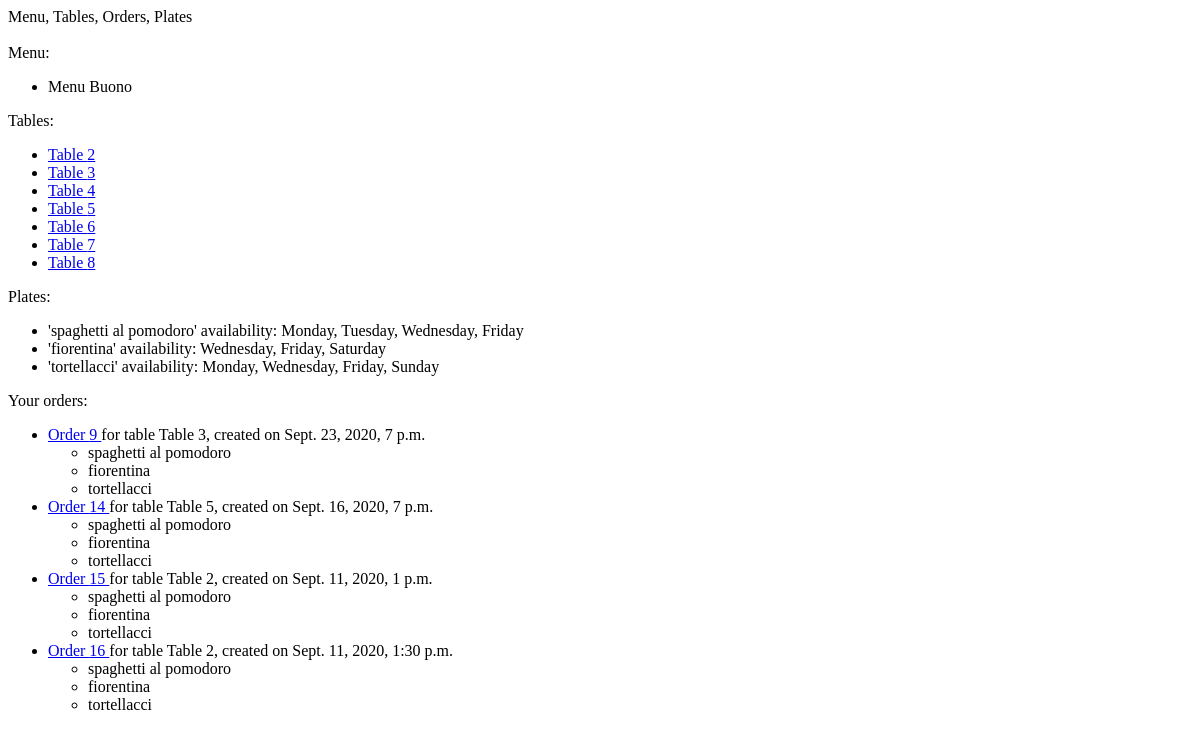
Page /restaurantAdmin/ (signed in) on the earlier database version.
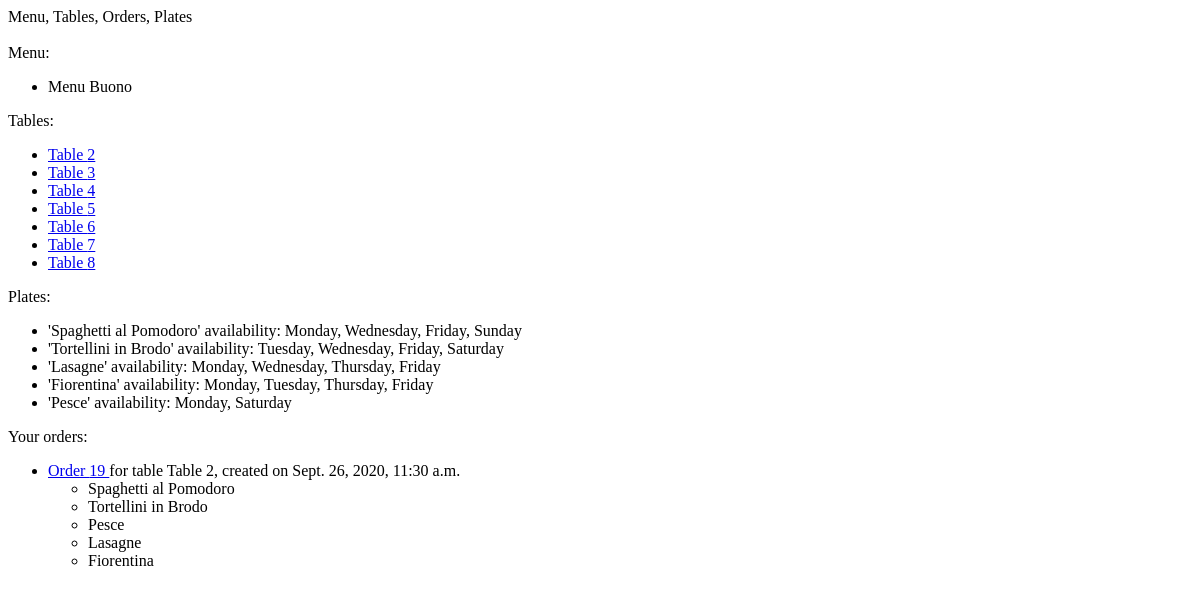
Same page on the later database version.
### table_mgmt/models.py (models this page shows, shortened)
class Menu(models.Model):
    code = models.AutoField(primary_key=True)
    description = models.CharField(max_length=100)

class Table(models.Model):
    number = models.IntegerField(primary_key=True, validators=[MinValueValidator(0)])
    def __str__(self):
        return 'Table {}'.format(self.number)

class Plate(models.Model):
    code = models.AutoField(primary_key=True)
    name = models.CharField(max_length=50)
    monday = models.BooleanField(default=False)
    tuesday = models.BooleanField(default=False)
    wednesday = models.BooleanField(default=False)
    thursday = models.BooleanField(default=False)
    friday = models.BooleanField(default=False)
    saturday = models.BooleanField(default=False)
    sunday = models.BooleanField(default=False)
    description = models.CharField(max_length=100)
    price = models.FloatField()
    available = models.BooleanField(default=True)
    menu = models.ForeignKey(Menu, on_delete=models.CASCADE)
    @property
    def days(self):
        days_availability = []
        if self.monday:
            days_availability.append('Monday')
        if self.tuesday:
            days_availability.append('Tuesday')
        if self.wednesday:
            days_availability.append('Wednesday')
        if self.thursday:
            days_availability.append('Thursday')
        if self.friday:
            days_availability.append('Friday')
        if self.saturday:
            days_availability.append('Saturday')
        if self.sunday:
            days_availability.append('Sunday')
        return days_availability

class Order(models.Model):
    table = models.ForeignKey(Table, on_delete=models.CASCADE)
    date = models.DateTimeField()
    client = models.ForeignKey(User, on_delete=models.CASCADE, related_name='client')
    waiter = models.ForeignKey(User, on_delete=models.CASCADE, related_name='waiter')
    seats = models.IntegerField()
    plates = models.ManyToManyField(Plate, through='PlateDetails')
    password = models.CharField(max_length=100)
    class Meta:
        unique_together = (("table", "date"))
    def __str__(self):
        return 'Order {}'.format(self.id)

### table_mgmt/viewsClass/ManagerClass.py (called while the page is built)
def check_group(user):
    if user.groups.filter(name='admin').exists() or user.groups.filter(name='waiters').exists():
        return True
    else:
        return False

    def call_check(self, request):
        self.user = User.objects.filter(username=request.user.username).first()
        if not self.user:
            self.user = AnonymousUser()
        try:
            callback = getattr(self, "do_%s" % request.method)
        except AttributeError:
            allowed_methods = [m.lstrip("do_") for m in dir(self) if m.startswith("do_")]
            return HttpResponseNotAllowed(allowed_methods)
        return callback()

### table_mgmt/viewsClass/ResClass.py (called while the page is built)
    def __call__(self, request):
        self.request = request
        return self.call_check(self.request)

### table_mgmt/templates/table_mgmt/restaurant.html (shortened to what this page needs)
{% extends "base.html" %}
{% block content %}
{{ content }}
<br />
<br />
Menu:
<br />
<ul>
{% if menu.can_view %}
        {% for m in menu.data %}
            <li>{{ m.description }}</li>
        {% endfor %}
    {% endif %}
</ul>
Tables:
<br />
<ul>
    {% if tables.can_view %}
        {% for table in tables.data %}
        <li><a href={% url 'table_mgmt:createOrder' table=table.number %} title="Click to create a new order for this table" >Table {{ table.number }}</a></li>
        {% endfor %}
    {% endif %}
</ul>
Plates:
<br />
<ul>
    {% if plates.can_view %}
        {% for plate in plates.data %}
            <li>'{{ plate.name }}' availability: {{ plate.days|join:", " }}</li>
        {% endfor %}
    {% endif %}
</ul>
Your orders:
<ul>
    {% if orders.can_view %}
        {% for order in orders.data %}
    <li><a href={% url 'table_mgmt:updateOrder' order_id=order.id %} title="Click to modify the order">Order {{ order.id }} </a> for table {{ order.table }}, created on {{ order.date }}<br />
        <ul>
            {% for plate in order.plates.all %}
                <li>{{plate.name}}</li>
            {% endfor %}
        </ul>
    </li>
        {% endfor %}
    {% endif %}
</ul>
{% endblock %}

### table_mgmt/templates/base.html (shortened to what this page needs)
<!DOCTYPE html>
<html lang="en">
<head>
</head>
<body>
{% block content %}{% endblock %}
</body>
</html>

Differences in the rows shown:
removed Plate: name "spaghetti al pomodoro", days "Monday, Tuesday, Wednesday, Friday"
removed Plate: name "fiorentina", days "Wednesday, Friday, Saturday"
removed Plate: name "tortellacci", days "Monday, Wednesday, Friday, Sunday"
removed Order: id "9", table "Table 3", date "Sept. 23, 2020, 7 p.m."
removed Order: id "14", table "Table 5", date "Sept. 16, 2020, 7 p.m."
removed Order: id "15", table "Table 2", date "Sept. 11, 2020, 1 p.m."
removed Order: id "16", table "Table 2", date "Sept. 11, 2020, 1:30 p.m."
added Plate: name "Spaghetti al Pomodoro", days "Monday, Wednesday, Friday, Sunday"
added Plate: name "Tortellini in Brodo", days "Tuesday, Wednesday, Friday, Saturday"
added Plate: name "Lasagne", days "Monday, Wednesday, Thursday, Friday"
added Plate: name "Fiorentina", days "Monday, Tuesday, Thursday, Friday"
added Plate: name "Pesce", days "Monday, Saturday"
added Order: id "19", table "Table 2", date "Sept. 26, 2020, 11:30 a.m."
